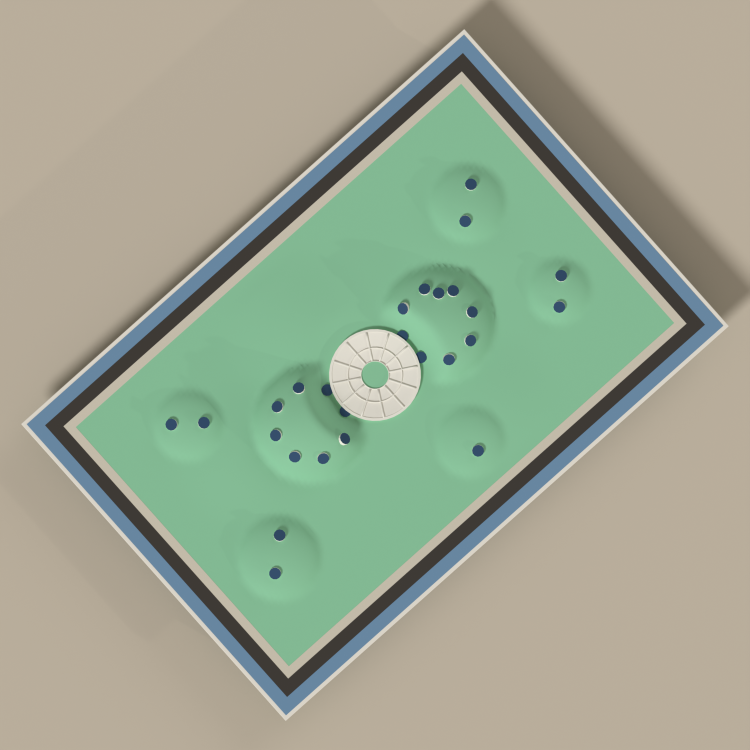
#> input picture artifacts/cal-academy/cal-academy-top.png, 1500 x 1500 px, given in place of cal-academy-north.png, which was not available (shown at 1/2 size)
$ python make_contact_sheet.py
#> lines starting #> are read from the running program, lines starting #| are printed output that depends on the picture; pictures that were not available may be replaced by others from this repository, and a replacement may not be noted
"""Compose the six review renders into cal-academy-contact-sheet.png."""

from pathlib import Path

from PIL import Image, ImageDraw, ImageFont

HERE = Path(__file__).resolve().parent
BG = (237, 227, 209)
INK = (58, 52, 44)
FONT_CANDIDATES = [
    "/usr/share/fonts/truetype/dejavu/DejaVuSans-Bold.ttf",
    "/System/Library/Fonts/Supplemental/Arial Bold.ttf",
    "/System/Library/Fonts/Helvetica.ttc",
]
for path in FONT_CANDIDATES:
    try:
        FONT = ImageFont.truetype(path, 34)
        break
    except OSError:
        continue
else:
    FONT = ImageFont.load_default()

VIEWS = ["north", "east", "south", "west", "top", "aerial", "night"]
COLS = 2
PAD = 40
LABEL_H = 56
CELL_W = 760


def load(view):
#> called with view = 'north'
    img = Image.open(HERE / f"cal-academy-{view}.png").convert("RGB")
    w = CELL_W
    h = round(img.height * w / img.width)
#> h = 760
    return img.resize((w, h), Image.LANCZOS)
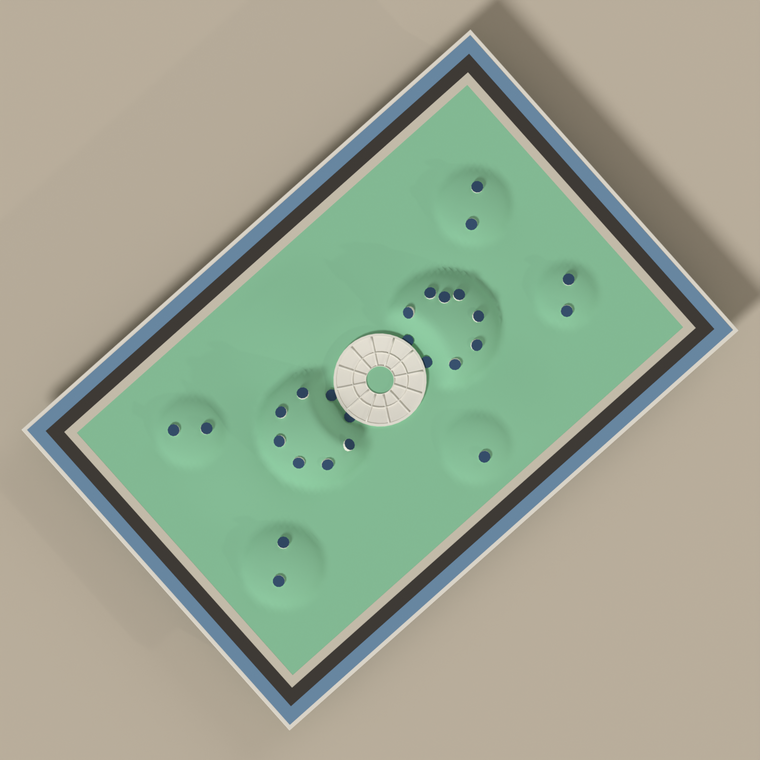
#> returned value: PIL image 760x760 RGB; mean R, G, B 156.7, 166.4, 145.8


def main():
    tiles = [load(v) for v in VIEWS]
#> call 2 of load, with view = 'east'
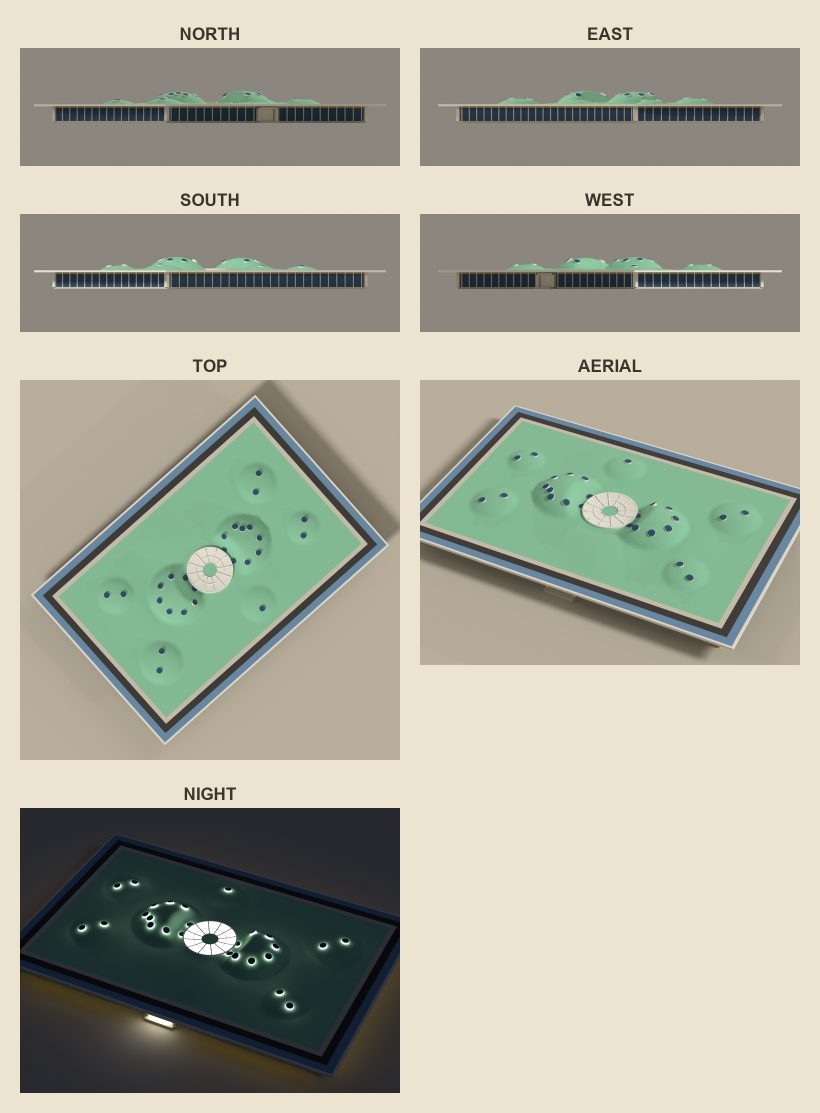
#> input picture artifacts/cal-academy/cal-academy-contact-sheet.png, 1640 x 2226 px, given in place of cal-academy-east.png, which was not available (shown at 1/2 size)
#> in load, img is the input picture: PIL image 1640x2226 RGB; mean R, G, B 169.7, 169.3, 154.5
#> in load (call 2), `return img.resize((w, h), Image.LANCZOS)`:
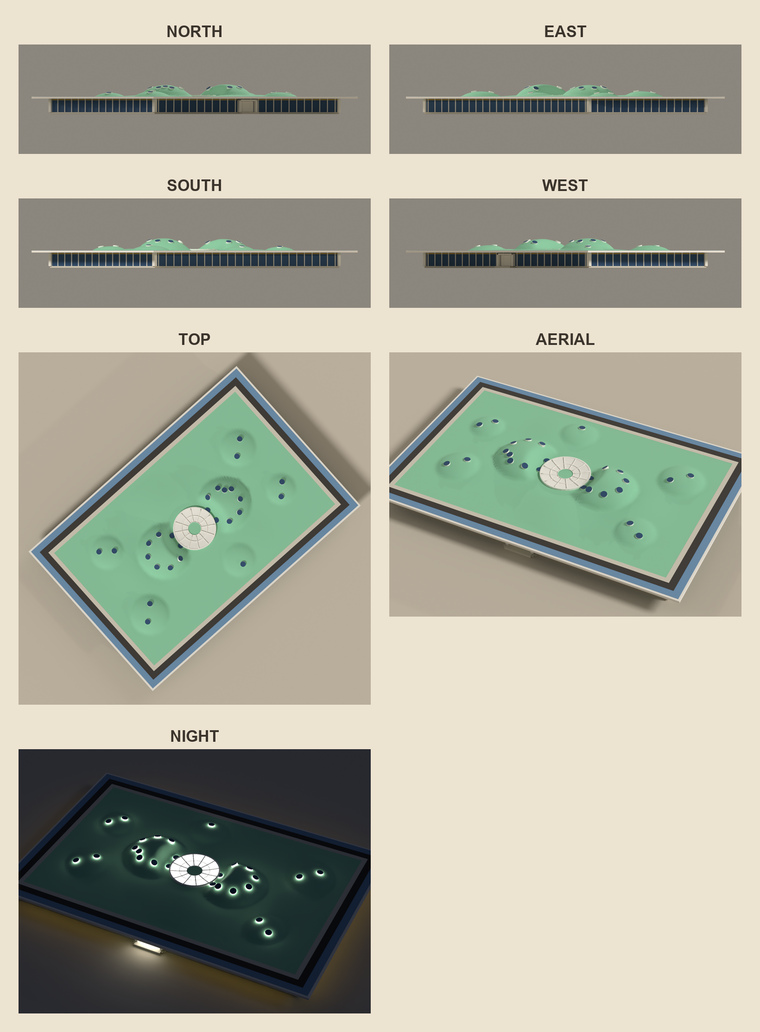
#> returned value: PIL image 760x1032 RGB; mean R, G, B 169.7, 169.3, 154.5
    rows = [tiles[i : i + COLS] for i in range(0, len(tiles), COLS)]
    row_h = [LABEL_H + max(t.height for t in r) for r in rows]
    width = PAD + COLS * (CELL_W + PAD)
    height = PAD + sum(h + PAD for h in row_h)
    sheet = Image.new("RGB", (width, height), BG)
    draw = ImageDraw.Draw(sheet)

    y = PAD
    for ri, row in enumerate(rows):
        for ci, tile in enumerate(row):
            cx = PAD + ci * (CELL_W + PAD) + CELL_W // 2
            label = VIEWS[ri * COLS + ci].upper()
            draw.text((cx, y + LABEL_H // 2), label, font=FONT, fill=INK, anchor="mm")
            sheet.paste(tile, (cx - tile.width // 2, y + LABEL_H))
        y += row_h[ri] + PAD

    out = HERE / "cal-academy-contact-sheet.png"
    sheet.save(out)
    print(f"[contact-sheet] {out}")


if __name__ == "__main__":
#> (the run stopped early here; a loop or call above may not have finished)
